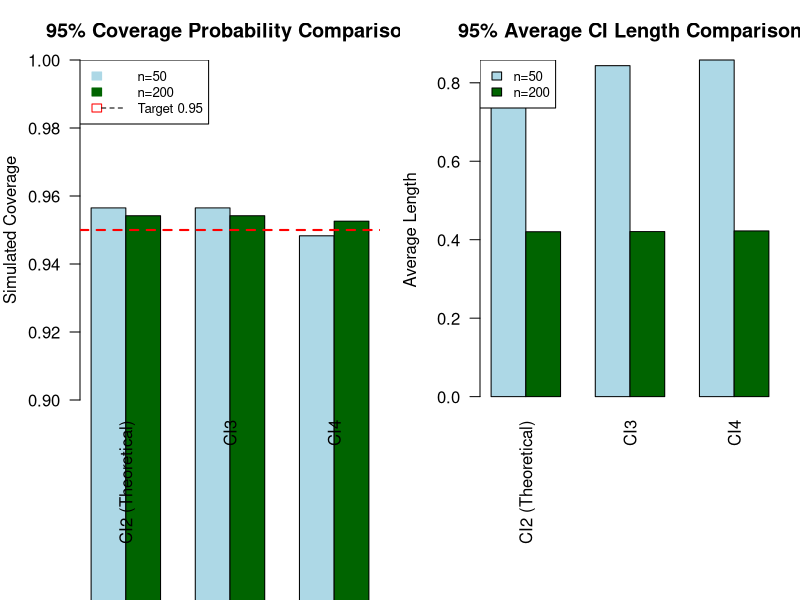

Reproduce this figure in R. (Note: this script raises an error after producing the figure.)
## ---- chunk 1
# SETUP

library(ggplot2)

id_num <- 23
theta <- id_num / 10    
lambda <- 1 / theta     
m <- 10000             

alphas <- c(0.1, 0.05, 0.01)
n_sizes <- c(10, 50, 100, 1000)

results <- data.frame()

# Helper function to calculate coverage and length
calc_metrics <- function(L, U, true_param) {
  cov <- mean((true_param >= L) & (true_param <= U))
  len <- mean(U - L)
  return(c(cov, len))
}

print(paste("Simulation initialized for Theta =", theta))
## ---- chunk 2
# METHOD 1: EXACT (CHI-SQUARED)
set.seed(23) 

for (n in n_sizes) {
  # Generate data (rows = sims, cols = sample size)
  data <- matrix(rexp(n * m, rate = lambda), nrow = m, ncol = n)
  x_bar <- rowMeans(data)
  
  for (alpha in alphas) {
    # Chi-square Quantiles
    q_low <- qchisq(alpha/2, df = 2*n)
    q_high <- qchisq(1 - alpha/2, df = 2*n)
    
    # Interval Calculation
    L <- (2 * n * x_bar) / q_high
    U <- (2 * n * x_bar) / q_low
    
    # Evaluate
    stats <- calc_metrics(L, U, theta)
    results <- rbind(results, data.frame(n=n, alpha=alpha, Method="1. Exact", 
                                         Cov=stats[1], Len=stats[2]))
  }
}
## ---- chunk 3
# METHOD 2: NORMAL (KNOWN THETA)
set.seed(23) 

for (n in n_sizes) {
  data <- matrix(rexp(n * m, rate = lambda), nrow = m, ncol = n)
  x_bar <- rowMeans(data)
  
  for (alpha in alphas) {
    z <- qnorm(1 - alpha/2)
    
    margin <- z * (theta / sqrt(n))
    L <- x_bar - margin
    U <- x_bar + margin
    
    stats <- calc_metrics(L, U, theta)
    results <- rbind(results, data.frame(n=n, alpha=alpha, Method="2. Norm(Known)", 
                                         Cov=stats[1], Len=stats[2]))
  }
}
## ---- chunk 4
# METHOD 3: NORMAL (SOLVED INEQUALITY)
set.seed(23)

for (n in n_sizes) {
  data <- matrix(rexp(n * m, rate = lambda), nrow = m, ncol = n)
  x_bar <- rowMeans(data)
  
  for (alpha in alphas) {
    z <- qnorm(1 - alpha/2)
    k <- z / sqrt(n)
    
    # Interval Calculation
    L <- x_bar / (1 + k)
    U <- x_bar / (1 - k)
    
    stats <- calc_metrics(L, U, theta)
    results <- rbind(results, data.frame(n=n, alpha=alpha, Method="3. Norm(Solved)", 
                                         Cov=stats[1], Len=stats[2]))
  }
}
## ---- chunk 5
# METHOD 4: STUDENT'S T
set.seed(23)

for (n in n_sizes) {
  data <- matrix(rexp(n * m, rate = lambda), nrow = m, ncol = n)
  x_bar <- rowMeans(data)
  s_sd <- apply(data, 1, sd)
  
  for (alpha in alphas) {
    t_val <- qt(1 - alpha/2, df = n - 1)
    
    # Interval Calculation
    margin <- t_val * (s_sd / sqrt(n))
    L <- x_bar - margin
    U <- x_bar + margin
    
    stats <- calc_metrics(L, U, theta)
    results <- rbind(results, data.frame(n=n, alpha=alpha, Method="4. Student-t", 
                                         Cov=stats[1], Len=stats[2]))
  }
}
## ---- chunk 6
library(knitr)

colnames(results)[which(names(results) %in% c("Coverage", "Cov"))] <- "Cov"
colnames(results)[which(names(results) %in% c("AvgLength", "Length", "Len"))] <- "Len"

clean_results <- results
colnames(clean_results)[which(names(clean_results) %in% c("Coverage", "Cov"))] <- "Cov"
colnames(clean_results)[which(names(clean_results) %in% c("AvgLength", "Length", "Len"))] <- "Len"

if (!requireNamespace("knitr", quietly = TRUE)) install.packages("knitr")
library(knitr)

options(max.print = 100000)

results_sorted <- clean_results[order(clean_results$n, clean_results$Method), ]

unique_alphas <- sort(unique(results_sorted$alpha), decreasing = TRUE)

for (curr_alpha in unique_alphas) {

  conf_level <- (1 - curr_alpha) * 100

  sub_table <- subset(results_sorted, alpha == curr_alpha)

  rownames(sub_table) <- NULL

  cat("\n\n")
  cat(paste("### Results for Alpha =", curr_alpha, "(", conf_level, "% Confidence )"))
  cat("\n")

  print(kable(sub_table, digits = 4, row.names = FALSE))
}
## ---- chunk 7
id <- 23
set.seed(id)
theta <- id/10
M <- 10000
N_small <- 50
N_large <- 200
alpha_vals <- c(0.1, 0.05, 0.01)

run_simulation <- function(n, theta, M, alpha_vals) {
    x <- matrix(rpois(n * M, lambda = theta), nrow = n)

    sample_mean <- colMeans(x)

    results <- list()
    for (alpha in alpha_vals) {
        z_alpha2 <- qnorm(1 - alpha / 2)
        
        #CI2
        L2 <- sample_mean - z_alpha2 * sqrt(theta / n)
        U2 <- sample_mean + z_alpha2 * sqrt(theta / n)
        coverage2 <- mean(theta >= L2 & theta <= U2)
        length2 <- 2 * z_alpha2 * sqrt(theta / n)
        
        #CI3
        a <- z_alpha2^2 / (2 * n)
        b <- (z_alpha2 / sqrt(n))
        
        L3 <- sample_mean + a - b * sqrt(sample_mean + a / 2)
        U3 <- sample_mean + a + b * sqrt(sample_mean + a / 2)
        
        coverage3 <- mean(theta >= L3 & theta <= U3)
        length3 <- U3 - L3
        
        #CI4
        sample_sd <- apply(x, 2, sd)
        se <- sample_sd / sqrt(n)
        t_alpha2 <- qt(1 - alpha/2, df = n-1)

        L4 <- sample_mean - t_alpha2 * se
        U4 <- sample_mean + t_alpha2 * se

        coverage4 <- mean(theta >= L4 & theta <= U4)
        length4 <- U4 - L4
        
        results[[paste0("alpha_", alpha)]] <- list(
            Coverage = c(CI2=coverage2, CI3=coverage3, CI4=coverage4),
            Avg_Length = c(CI2=mean(length2), CI3=mean(length3), CI4=mean(length4))
        )
    }
    return(results)
}
## ---- chunk 8
results_N50 <- run_simulation(N_small, theta, M, alpha_vals)
results_N200 <- run_simulation(N_large, theta, M, alpha_vals)

cat("Simulation Results (theta = 2.3)\n")
cat("Sample Size n = 50: Coverage Probability\n")
print(do.call(rbind, lapply(results_N50, function(x) x$Coverage)))

cat("Sample Size n = 50: Average CI Length\n")
print(do.call(rbind, lapply(results_N50, function(x) x$Avg_Length)))

cat("Sample Size n = 200: Coverage Probability\n")
print(do.call(rbind, lapply(results_N200, function(x) x$Coverage)))

cat("Sample Size n = 200: Average CI Length\n")
print(do.call(rbind, lapply(results_N200, function(x) x$Avg_Length)))

cat(paste("True Parameter theta:", theta, "\n"))

x_n50_all <- matrix(rpois(N_small * M, lambda = theta), nrow = N_small)
x_n200_all <- matrix(rpois(N_large * M, lambda = theta), nrow = N_large)
cat(paste("Mean of Sample Means (n=50):", mean(colMeans(x_n50_all)), "\n"))
cat(paste("Mean of Sample Means (n=200):", mean(colMeans(x_n200_all)), "\n"))

x_n50 <- colMeans(x_n50_all)
x_n200 <- colMeans(x_n200_all)
## ---- chunk 9
coverage_n50 <- results_N50$alpha_0.05$Coverage
length_n50 <- results_N50$alpha_0.05$Avg_Length

coverage_n200 <- results_N200$alpha_0.05$Coverage
length_n200 <- results_N200$alpha_0.05$Avg_Length

coverage_data <- data.frame(
  Method = c("CI2 (Theoretical)", "CI3", "CI4"),
  Coverage_n50 = coverage_n50,
  Coverage_n200 = coverage_n200
)

length_data <- data.frame(
  Method = c("CI2 (Theoretical)", "CI3", "CI4"),
  Length_n50 = length_n50,
  Length_n200 = length_n200
)

par(mfrow = c(1, 2), mar = c(10, 4, 3, 1))

barplot(
  t(coverage_data[, -1]),
  beside = TRUE,
  main = "95% Coverage Probability Comparison",
  ylab = "Simulated Coverage",
  ylim = c(0.9, 1.0),
  col = c("lightblue", "darkgreen"),
  names.arg = coverage_data$Method,
  las = 2
)

abline(h = 0.95, col = "red", lty = 2, lwd = 2)
legend("topleft", legend = c("n=50", "n=200", "Target 0.95"), 
       fill = c("lightblue", "darkgreen", NA), 
       border = c("lightblue", "darkgreen", "red"),
       lty = c(NA, NA, 2), cex = 0.8)

barplot(
  t(length_data[, -1]),
  beside = TRUE,
  main = "95% Average CI Length Comparison",
  ylab = "Average Length",
  col = c("lightblue", "darkgreen"),
  names.arg = length_data$Method,
  las = 2 
)
legend("topleft", legend = c("n=50", "n=200"), 
       fill = c("lightblue", "darkgreen"), cex = 0.8)
## ---- chunk 10
set.seed(23)
n <- 100
mu <- 10
sigma_squared <- 4
sigma <- sqrt(sigma_squared)
dataset <- rnorm(n, mean = mu, sd = sigma)
head(dataset)
## [1] 12.741917 8.870604 10.726257 11.265725 10.808537 9.787751
cat("Population Mean (mu):", mu, "\n")
## Population Mean (mu): 10
cat("Population Variance (sigma_squared):", sigma_squared, "\n")
## Population Variance (sigma_squared): 4
sample_mean <- mean(dataset)
sample_variance <- var(dataset)
cat("Sample Mean:", sample_mean, "\n")
## Sample Mean: 10.06503
cat("Sample Variance:", sample_variance, "\n")
## Sample Variance: 4.337697
## ---- chunk 11

sigma_n_sq_single <- (1/n) * sum((dataset - sample_mean)^2)
sigma_n_minus_1_sq_single <- (1/(n-1)) * sum((dataset - sample_mean)^2)

cat("Task a) \n")
cat(paste("True Population Variance (sigma^2):", sigma_squared, "\n"))
cat(paste("Biased Estimator (sigma_n^2):", sigma_n_sq_single, "\n"))
cat(paste("Unbiased Estimator (sigma_n-1^2):", sigma_n_minus_1_sq_single, "\n"))
## ---- chunk 12


N_vals <- c(10, 50, 100, 1000)

results_b <- data.frame(
    n = integer(),
    sigma_n_sq = numeric(),
    sigma_n_minus_1_sq = numeric()
)

for (current_n in N_vals) {
    current_dataset <- rnorm(current_n, mean = mu, sd = sigma)

    sum_sq_dev <- sum((current_dataset - current_sample_mean)^2)

    # Calculate Biased Estimator (sigma_n^2)
    sigma_n_sq_calc <- sum_sq_dev / current_n

    # Calculate Unbiased Estimator (sigma_n-1^2)
    sigma_n_minus_1_sq_calc <- sum_sq_dev / (current_n - 1)

    results_b <- rbind(results_b, data.frame(
        n = current_n,
        sigma_n_sq = sigma_n_sq_calc,
        sigma_n_minus_1_sq = sigma_n_minus_1_sq_calc
    ))
}
print(results_b)

# In part b) sigma_n_sq is closer to theoretical sigma_sq when the sample variance > theoretical one.
# That`s because sigma_n_sq is always less than sigma_n_minus_1_sq
## ---- chunk 13


run_bias_simulation <- function(n, mu, sigma_squared, M) {
    samples_matrix <- matrix(rnorm(n * M, mean = mu, sd = sqrt(sigma_squared)), nrow = n)
    sample_means <- colMeans(samples_matrix)

    # Calculate Sum of Squared Deviations (SSD)
    deviations <- samples_matrix - matrix(sample_means, nrow = n, ncol = M, byrow = TRUE)
    sum_sq_dev <- colSums(deviations^2)

    # Biased Estimator (divides by n)
    sigma_n_sq_vals <- sum_sq_dev / n
    # Unbiased Estimator (divides by n-1)
    sigma_n_minus_1_sq_vals <- sum_sq_dev / (n - 1)

    # Calculate Expected Values (Average over M simulations)
    E_sigma_n_sq <- mean(sigma_n_sq_vals)
    E_sigma_n_minus_1_sq <- mean(sigma_n_minus_1_sq_vals)

    # Bias = Expected Value - True Parameter
    Bias_n <- E_sigma_n_sq - sigma_squared
    Bias_n_minus_1 <- E_sigma_n_minus_1_sq - sigma_squared
    return(data.frame(
        n = n,
        True_Var = sigma_squared,
        E_sigma_n_sq = E_sigma_n_sq,
        Bias_sigma_n_sq = Bias_n,
        E_sigma_n_minus_1_sq = E_sigma_n_minus_1_sq,
        Bias_sigma_n_minus_1_sq = Bias_n_minus_1
    ))
}

M_sim <- 10000

results_list <- lapply(N_vals, run_bias_simulation, mu=mu, sigma_squared=sigma_squared, M=M_sim)
final_results_c <- do.call(rbind, results_list)

print(final_results_c)

